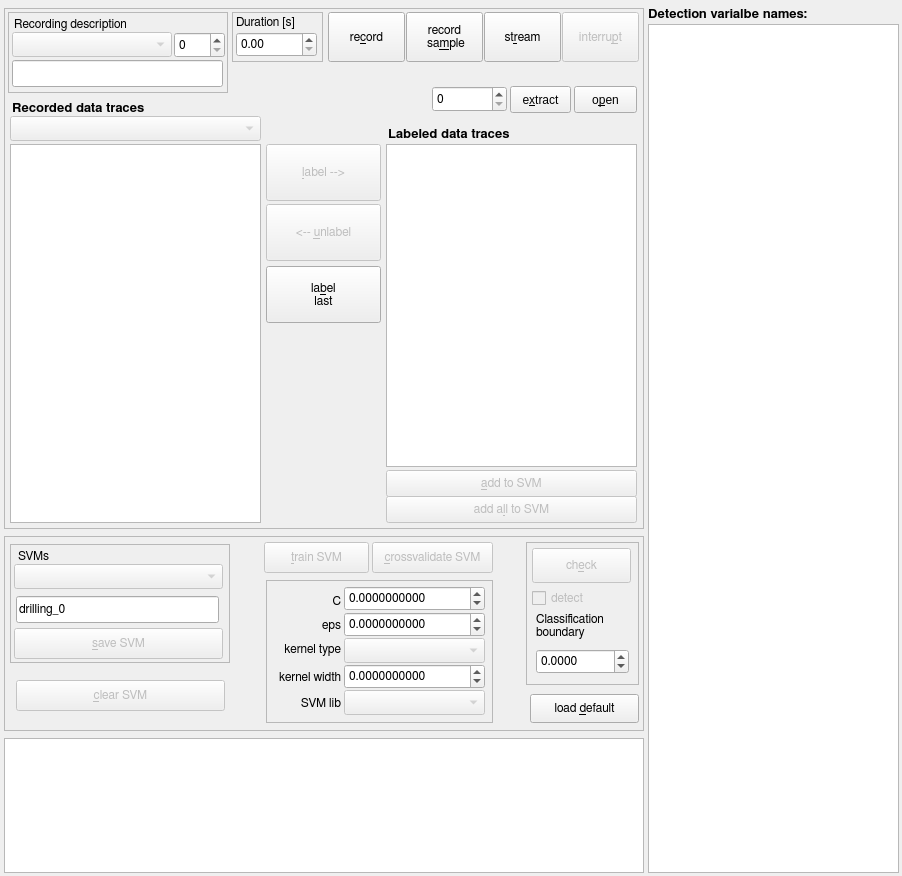
<?xml version="1.0" encoding="UTF-8"?>
<ui version="4.0">
 <class>task_monitor_gui</class>
 <widget class="QMainWindow" name="task_monitor_gui">
  <property name="geometry">
   <rect>
    <x>0</x>
    <y>0</y>
    <width>902</width>
    <height>876</height>
   </rect>
  </property>
  <property name="sizePolicy">
   <sizepolicy hsizetype="Fixed" vsizetype="Fixed">
    <horstretch>0</horstretch>
    <verstretch>0</verstretch>
   </sizepolicy>
  </property>
  <property name="windowTitle">
   <string>Task Monitor GUI</string>
  </property>
  <widget class="QWidget" name="centralwidget">
   <widget class="QTextEdit" name="status_text_edit_">
    <property name="geometry">
     <rect>
      <x>4</x>
      <y>738</y>
      <width>640</width>
      <height>135</height>
     </rect>
    </property>
    <property name="readOnly">
     <bool>true</bool>
    </property>
   </widget>
   <widget class="QFrame" name="frame">
    <property name="geometry">
     <rect>
      <x>4</x>
      <y>536</y>
      <width>640</width>
      <height>195</height>
     </rect>
    </property>
    <property name="font">
     <font>
      <family>FreeSans</family>
      <pointsize>9</pointsize>
     </font>
    </property>
    <property name="frameShape">
     <enum>QFrame::StyledPanel</enum>
    </property>
    <property name="frameShadow">
     <enum>QFrame::Raised</enum>
    </property>
    <widget class="QFrame" name="frame_2">
     <property name="geometry">
      <rect>
       <x>6</x>
       <y>8</y>
       <width>220</width>
       <height>119</height>
      </rect>
     </property>
     <property name="frameShape">
      <enum>QFrame::StyledPanel</enum>
     </property>
     <property name="frameShadow">
      <enum>QFrame::Raised</enum>
     </property>
     <widget class="QComboBox" name="svm_box_">
      <property name="enabled">
       <bool>false</bool>
      </property>
      <property name="geometry">
       <rect>
        <x>4</x>
        <y>20</y>
        <width>209</width>
        <height>25</height>
       </rect>
      </property>
      <property name="font">
       <font>
        <family>FreeSans</family>
        <pointsize>9</pointsize>
       </font>
      </property>
      <property name="insertPolicy">
       <enum>QComboBox::InsertAlphabetically</enum>
      </property>
      <property name="duplicatesEnabled">
       <bool>true</bool>
      </property>
     </widget>
     <widget class="QLabel" name="label">
      <property name="geometry">
       <rect>
        <x>8</x>
        <y>4</y>
        <width>155</width>
        <height>16</height>
       </rect>
      </property>
      <property name="font">
       <font>
        <family>FreeSans</family>
        <pointsize>9</pointsize>
       </font>
      </property>
      <property name="text">
       <string>SVMs</string>
      </property>
     </widget>
     <widget class="QPushButton" name="save_button_">
      <property name="enabled">
       <bool>false</bool>
      </property>
      <property name="geometry">
       <rect>
        <x>4</x>
        <y>84</y>
        <width>209</width>
        <height>31</height>
       </rect>
      </property>
      <property name="font">
       <font>
        <family>FreeSans</family>
        <pointsize>9</pointsize>
       </font>
      </property>
      <property name="text">
       <string>&amp;save SVM</string>
      </property>
      <property name="checkable">
       <bool>false</bool>
      </property>
     </widget>
     <widget class="QLineEdit" name="svm_name_">
      <property name="geometry">
       <rect>
        <x>6</x>
        <y>52</y>
        <width>203</width>
        <height>27</height>
       </rect>
      </property>
      <property name="text">
       <string>drilling_0</string>
      </property>
     </widget>
    </widget>
    <widget class="QFrame" name="frame_6">
     <property name="geometry">
      <rect>
       <x>522</x>
       <y>6</y>
       <width>113</width>
       <height>143</height>
      </rect>
     </property>
     <property name="frameShape">
      <enum>QFrame::StyledPanel</enum>
     </property>
     <property name="frameShadow">
      <enum>QFrame::Raised</enum>
     </property>
     <widget class="QPushButton" name="check_button_">
      <property name="enabled">
       <bool>false</bool>
      </property>
      <property name="geometry">
       <rect>
        <x>6</x>
        <y>6</y>
        <width>99</width>
        <height>35</height>
       </rect>
      </property>
      <property name="font">
       <font>
        <family>FreeSans</family>
        <pointsize>9</pointsize>
       </font>
      </property>
      <property name="text">
       <string>ch&amp;eck</string>
      </property>
     </widget>
     <widget class="QCheckBox" name="detect_box_">
      <property name="enabled">
       <bool>false</bool>
      </property>
      <property name="geometry">
       <rect>
        <x>6</x>
        <y>46</y>
        <width>87</width>
        <height>20</height>
       </rect>
      </property>
      <property name="font">
       <font>
        <family>FreeSans</family>
        <pointsize>9</pointsize>
       </font>
      </property>
      <property name="text">
       <string>detect</string>
      </property>
     </widget>
     <widget class="QDoubleSpinBox" name="svm_boundary_spin_box_">
      <property name="geometry">
       <rect>
        <x>10</x>
        <y>107</y>
        <width>93</width>
        <height>25</height>
       </rect>
      </property>
      <property name="font">
       <font>
        <family>FreeSans</family>
        <pointsize>9</pointsize>
       </font>
      </property>
      <property name="decimals">
       <number>4</number>
      </property>
      <property name="minimum">
       <double>-999.999900000000025</double>
      </property>
      <property name="maximum">
       <double>999.999900000000025</double>
      </property>
     </widget>
     <widget class="QLabel" name="label_6">
      <property name="geometry">
       <rect>
        <x>10</x>
        <y>68</y>
        <width>83</width>
        <height>31</height>
       </rect>
      </property>
      <property name="font">
       <font>
        <family>FreeSans</family>
        <pointsize>9</pointsize>
       </font>
      </property>
      <property name="text">
       <string>Classification
boundary</string>
      </property>
     </widget>
    </widget>
    <widget class="QFrame" name="frame_7">
     <property name="geometry">
      <rect>
       <x>262</x>
       <y>44</y>
       <width>227</width>
       <height>143</height>
      </rect>
     </property>
     <property name="frameShape">
      <enum>QFrame::StyledPanel</enum>
     </property>
     <property name="frameShadow">
      <enum>QFrame::Raised</enum>
     </property>
     <widget class="QLabel" name="label_7">
      <property name="geometry">
       <rect>
        <x>0</x>
        <y>10</y>
        <width>75</width>
        <height>23</height>
       </rect>
      </property>
      <property name="font">
       <font>
        <family>FreeSans</family>
        <pointsize>9</pointsize>
       </font>
      </property>
      <property name="text">
       <string>C</string>
      </property>
      <property name="alignment">
       <set>Qt::AlignRight|Qt::AlignTrailing|Qt::AlignVCenter</set>
      </property>
     </widget>
     <widget class="QLabel" name="label_8">
      <property name="geometry">
       <rect>
        <x>0</x>
        <y>34</y>
        <width>75</width>
        <height>23</height>
       </rect>
      </property>
      <property name="font">
       <font>
        <family>FreeSans</family>
        <pointsize>9</pointsize>
       </font>
      </property>
      <property name="text">
       <string>eps</string>
      </property>
      <property name="alignment">
       <set>Qt::AlignRight|Qt::AlignTrailing|Qt::AlignVCenter</set>
      </property>
     </widget>
     <widget class="QLabel" name="label_9">
      <property name="geometry">
       <rect>
        <x>0</x>
        <y>86</y>
        <width>75</width>
        <height>23</height>
       </rect>
      </property>
      <property name="font">
       <font>
        <family>FreeSans</family>
        <pointsize>9</pointsize>
       </font>
      </property>
      <property name="text">
       <string>kernel width</string>
      </property>
      <property name="alignment">
       <set>Qt::AlignRight|Qt::AlignTrailing|Qt::AlignVCenter</set>
      </property>
     </widget>
     <widget class="QLabel" name="label_10">
      <property name="geometry">
       <rect>
        <x>0</x>
        <y>58</y>
        <width>75</width>
        <height>23</height>
       </rect>
      </property>
      <property name="font">
       <font>
        <family>FreeSans</family>
        <pointsize>9</pointsize>
       </font>
      </property>
      <property name="text">
       <string>kernel type</string>
      </property>
      <property name="alignment">
       <set>Qt::AlignRight|Qt::AlignTrailing|Qt::AlignVCenter</set>
      </property>
     </widget>
     <widget class="QLabel" name="label_11">
      <property name="geometry">
       <rect>
        <x>0</x>
        <y>112</y>
        <width>75</width>
        <height>23</height>
       </rect>
      </property>
      <property name="font">
       <font>
        <family>FreeSans</family>
        <pointsize>9</pointsize>
       </font>
      </property>
      <property name="text">
       <string>SVM lib</string>
      </property>
      <property name="alignment">
       <set>Qt::AlignRight|Qt::AlignTrailing|Qt::AlignVCenter</set>
      </property>
     </widget>
     <widget class="QDoubleSpinBox" name="svm_c_sbox_">
      <property name="geometry">
       <rect>
        <x>78</x>
        <y>6</y>
        <width>141</width>
        <height>25</height>
       </rect>
      </property>
      <property name="font">
       <font>
        <family>FreeSans</family>
        <pointsize>9</pointsize>
       </font>
      </property>
      <property name="styleSheet">
       <string notr="true"/>
      </property>
      <property name="decimals">
       <number>10</number>
      </property>
      <property name="minimum">
       <double>-999999999.999999046325684</double>
      </property>
      <property name="maximum">
       <double>1000000000.000000000000000</double>
      </property>
     </widget>
     <widget class="QDoubleSpinBox" name="svm_eps_sbox_">
      <property name="geometry">
       <rect>
        <x>78</x>
        <y>32</y>
        <width>141</width>
        <height>25</height>
       </rect>
      </property>
      <property name="font">
       <font>
        <family>FreeSans</family>
        <pointsize>9</pointsize>
       </font>
      </property>
      <property name="decimals">
       <number>10</number>
      </property>
      <property name="minimum">
       <double>-999999999.999999046325684</double>
      </property>
      <property name="maximum">
       <double>999.999900000000025</double>
      </property>
     </widget>
     <widget class="QDoubleSpinBox" name="kernel_width_sbox_">
      <property name="geometry">
       <rect>
        <x>78</x>
        <y>84</y>
        <width>141</width>
        <height>25</height>
       </rect>
      </property>
      <property name="font">
       <font>
        <family>FreeSans</family>
        <pointsize>9</pointsize>
       </font>
      </property>
      <property name="decimals">
       <number>10</number>
      </property>
      <property name="minimum">
       <double>-999999999.999999046325684</double>
      </property>
      <property name="maximum">
       <double>999.999900000000025</double>
      </property>
     </widget>
     <widget class="QComboBox" name="kernel_type_box_">
      <property name="enabled">
       <bool>false</bool>
      </property>
      <property name="geometry">
       <rect>
        <x>78</x>
        <y>58</y>
        <width>141</width>
        <height>25</height>
       </rect>
      </property>
      <property name="font">
       <font>
        <family>FreeSans</family>
        <pointsize>9</pointsize>
       </font>
      </property>
      <property name="layoutDirection">
       <enum>Qt::LeftToRight</enum>
      </property>
      <property name="insertPolicy">
       <enum>QComboBox::InsertAlphabetically</enum>
      </property>
      <property name="duplicatesEnabled">
       <bool>false</bool>
      </property>
     </widget>
     <widget class="QComboBox" name="svm_lib_box_">
      <property name="enabled">
       <bool>false</bool>
      </property>
      <property name="geometry">
       <rect>
        <x>78</x>
        <y>110</y>
        <width>141</width>
        <height>25</height>
       </rect>
      </property>
      <property name="font">
       <font>
        <family>FreeSans</family>
        <pointsize>9</pointsize>
       </font>
      </property>
      <property name="insertPolicy">
       <enum>QComboBox::InsertAlphabetically</enum>
      </property>
      <property name="duplicatesEnabled">
       <bool>false</bool>
      </property>
     </widget>
    </widget>
    <widget class="QPushButton" name="train_button_">
     <property name="enabled">
      <bool>false</bool>
     </property>
     <property name="geometry">
      <rect>
       <x>260</x>
       <y>6</y>
       <width>105</width>
       <height>31</height>
      </rect>
     </property>
     <property name="font">
      <font>
       <family>FreeSans</family>
       <pointsize>9</pointsize>
      </font>
     </property>
     <property name="text">
      <string>&amp;train SVM</string>
     </property>
     <property name="checkable">
      <bool>false</bool>
     </property>
    </widget>
    <widget class="QPushButton" name="default_button_">
     <property name="enabled">
      <bool>true</bool>
     </property>
     <property name="geometry">
      <rect>
       <x>526</x>
       <y>158</y>
       <width>109</width>
       <height>29</height>
      </rect>
     </property>
     <property name="font">
      <font>
       <family>FreeSans</family>
       <pointsize>9</pointsize>
      </font>
     </property>
     <property name="text">
      <string>load &amp;default</string>
     </property>
     <property name="checkable">
      <bool>false</bool>
     </property>
    </widget>
    <widget class="QPushButton" name="clear_svm_button_">
     <property name="enabled">
      <bool>false</bool>
     </property>
     <property name="geometry">
      <rect>
       <x>12</x>
       <y>144</y>
       <width>209</width>
       <height>31</height>
      </rect>
     </property>
     <property name="font">
      <font>
       <family>FreeSans</family>
       <pointsize>9</pointsize>
      </font>
     </property>
     <property name="text">
      <string>&amp;clear SVM</string>
     </property>
     <property name="checkable">
      <bool>false</bool>
     </property>
    </widget>
    <widget class="QPushButton" name="crossvalidate_svm_button_">
     <property name="enabled">
      <bool>false</bool>
     </property>
     <property name="geometry">
      <rect>
       <x>368</x>
       <y>6</y>
       <width>121</width>
       <height>31</height>
      </rect>
     </property>
     <property name="font">
      <font>
       <family>FreeSans</family>
       <pointsize>9</pointsize>
      </font>
     </property>
     <property name="text">
      <string>&amp;crossvalidate SVM</string>
     </property>
     <property name="checkable">
      <bool>false</bool>
     </property>
    </widget>
   </widget>
   <widget class="QFrame" name="frame_3">
    <property name="geometry">
     <rect>
      <x>4</x>
      <y>8</y>
      <width>640</width>
      <height>521</height>
     </rect>
    </property>
    <property name="frameShape">
     <enum>QFrame::StyledPanel</enum>
    </property>
    <property name="frameShadow">
     <enum>QFrame::Raised</enum>
    </property>
    <widget class="QFrame" name="frame_4">
     <property name="geometry">
      <rect>
       <x>4</x>
       <y>4</y>
       <width>220</width>
       <height>81</height>
      </rect>
     </property>
     <property name="frameShape">
      <enum>QFrame::StyledPanel</enum>
     </property>
     <property name="frameShadow">
      <enum>QFrame::Raised</enum>
     </property>
     <widget class="QComboBox" name="description_cbox_">
      <property name="enabled">
       <bool>false</bool>
      </property>
      <property name="geometry">
       <rect>
        <x>4</x>
        <y>20</y>
        <width>160</width>
        <height>25</height>
       </rect>
      </property>
      <property name="font">
       <font>
        <family>FreeSans</family>
        <pointsize>9</pointsize>
       </font>
      </property>
      <property name="insertPolicy">
       <enum>QComboBox::InsertAlphabetically</enum>
      </property>
     </widget>
     <widget class="QSpinBox" name="id_spin_box_">
      <property name="geometry">
       <rect>
        <x>166</x>
        <y>20</y>
        <width>51</width>
        <height>26</height>
       </rect>
      </property>
      <property name="font">
       <font>
        <family>FreeSans</family>
        <pointsize>9</pointsize>
       </font>
      </property>
     </widget>
     <widget class="QLabel" name="label_2">
      <property name="geometry">
       <rect>
        <x>6</x>
        <y>4</y>
        <width>155</width>
        <height>16</height>
       </rect>
      </property>
      <property name="font">
       <font>
        <family>FreeSans</family>
        <pointsize>9</pointsize>
       </font>
      </property>
      <property name="text">
       <string>Recording description</string>
      </property>
     </widget>
     <widget class="QLineEdit" name="description_line_">
      <property name="geometry">
       <rect>
        <x>4</x>
        <y>48</y>
        <width>211</width>
        <height>27</height>
       </rect>
      </property>
      <property name="text">
       <string/>
      </property>
     </widget>
    </widget>
    <widget class="QFrame" name="frame_5">
     <property name="geometry">
      <rect>
       <x>228</x>
       <y>4</y>
       <width>91</width>
       <height>50</height>
      </rect>
     </property>
     <property name="frameShape">
      <enum>QFrame::StyledPanel</enum>
     </property>
     <property name="frameShadow">
      <enum>QFrame::Raised</enum>
     </property>
     <widget class="QDoubleSpinBox" name="duration_spin_box_">
      <property name="geometry">
       <rect>
        <x>4</x>
        <y>20</y>
        <width>81</width>
        <height>25</height>
       </rect>
      </property>
      <property name="font">
       <font>
        <family>FreeSans</family>
        <pointsize>9</pointsize>
       </font>
      </property>
     </widget>
     <widget class="QLabel" name="label_3">
      <property name="geometry">
       <rect>
        <x>4</x>
        <y>2</y>
        <width>83</width>
        <height>16</height>
       </rect>
      </property>
      <property name="font">
       <font>
        <family>FreeSans</family>
        <pointsize>9</pointsize>
       </font>
      </property>
      <property name="text">
       <string>Duration [s]</string>
      </property>
     </widget>
    </widget>
    <widget class="QPushButton" name="record_sample_button_">
     <property name="enabled">
      <bool>true</bool>
     </property>
     <property name="geometry">
      <rect>
       <x>402</x>
       <y>4</y>
       <width>77</width>
       <height>50</height>
      </rect>
     </property>
     <property name="font">
      <font>
       <family>FreeSans</family>
       <pointsize>9</pointsize>
      </font>
     </property>
     <property name="text">
      <string>record
 sa&amp;mple</string>
     </property>
    </widget>
    <widget class="QPushButton" name="record_button_">
     <property name="enabled">
      <bool>true</bool>
     </property>
     <property name="geometry">
      <rect>
       <x>324</x>
       <y>4</y>
       <width>77</width>
       <height>50</height>
      </rect>
     </property>
     <property name="font">
      <font>
       <family>FreeSans</family>
       <pointsize>9</pointsize>
      </font>
     </property>
     <property name="text">
      <string>re&amp;cord</string>
     </property>
     <property name="checkable">
      <bool>false</bool>
     </property>
    </widget>
    <widget class="QPushButton" name="interrupt_button_">
     <property name="enabled">
      <bool>false</bool>
     </property>
     <property name="geometry">
      <rect>
       <x>558</x>
       <y>4</y>
       <width>77</width>
       <height>50</height>
      </rect>
     </property>
     <property name="font">
      <font>
       <family>FreeSans</family>
       <pointsize>9</pointsize>
      </font>
     </property>
     <property name="text">
      <string>interru&amp;pt</string>
     </property>
    </widget>
    <widget class="QPushButton" name="stream_button_">
     <property name="enabled">
      <bool>true</bool>
     </property>
     <property name="geometry">
      <rect>
       <x>480</x>
       <y>4</y>
       <width>77</width>
       <height>50</height>
      </rect>
     </property>
     <property name="font">
      <font>
       <family>FreeSans</family>
       <pointsize>9</pointsize>
      </font>
     </property>
     <property name="text">
      <string>st&amp;ream</string>
     </property>
    </widget>
    <widget class="QListWidget" name="unlabeled_list_">
     <property name="geometry">
      <rect>
       <x>6</x>
       <y>136</y>
       <width>251</width>
       <height>379</height>
      </rect>
     </property>
     <property name="font">
      <font>
       <family>FreeSans</family>
       <pointsize>9</pointsize>
      </font>
     </property>
     <property name="alternatingRowColors">
      <bool>true</bool>
     </property>
     <property name="selectionMode">
      <enum>QAbstractItemView::MultiSelection</enum>
     </property>
     <property name="sortingEnabled">
      <bool>true</bool>
     </property>
    </widget>
    <widget class="QLabel" name="label_4">
     <property name="geometry">
      <rect>
       <x>8</x>
       <y>92</y>
       <width>245</width>
       <height>16</height>
      </rect>
     </property>
     <property name="font">
      <font>
       <family>FreeSans</family>
       <pointsize>10</pointsize>
       <weight>75</weight>
       <bold>true</bold>
      </font>
     </property>
     <property name="text">
      <string>Recorded data traces</string>
     </property>
    </widget>
    <widget class="QListWidget" name="labeled_list_">
     <property name="geometry">
      <rect>
       <x>382</x>
       <y>136</y>
       <width>251</width>
       <height>323</height>
      </rect>
     </property>
     <property name="font">
      <font>
       <family>FreeSans</family>
       <pointsize>9</pointsize>
      </font>
     </property>
     <property name="selectionMode">
      <enum>QAbstractItemView::MultiSelection</enum>
     </property>
     <property name="sortingEnabled">
      <bool>true</bool>
     </property>
    </widget>
    <widget class="QLabel" name="label_5">
     <property name="geometry">
      <rect>
       <x>384</x>
       <y>118</y>
       <width>247</width>
       <height>16</height>
      </rect>
     </property>
     <property name="font">
      <font>
       <family>FreeSans</family>
       <pointsize>10</pointsize>
       <weight>75</weight>
       <bold>true</bold>
      </font>
     </property>
     <property name="text">
      <string>Labeled data traces</string>
     </property>
    </widget>
    <widget class="QPushButton" name="add_all_button_">
     <property name="enabled">
      <bool>false</bool>
     </property>
     <property name="geometry">
      <rect>
       <x>382</x>
       <y>488</y>
       <width>251</width>
       <height>27</height>
      </rect>
     </property>
     <property name="font">
      <font>
       <family>FreeSans</family>
       <pointsize>9</pointsize>
      </font>
     </property>
     <property name="text">
      <string>add a&amp;ll to SVM</string>
     </property>
    </widget>
    <widget class="QPushButton" name="label_button_">
     <property name="enabled">
      <bool>false</bool>
     </property>
     <property name="geometry">
      <rect>
       <x>262</x>
       <y>136</y>
       <width>115</width>
       <height>57</height>
      </rect>
     </property>
     <property name="font">
      <font>
       <family>FreeSans</family>
       <pointsize>9</pointsize>
      </font>
     </property>
     <property name="text">
      <string>&amp;label --&gt;</string>
     </property>
    </widget>
    <widget class="QPushButton" name="add_button_">
     <property name="enabled">
      <bool>false</bool>
     </property>
     <property name="geometry">
      <rect>
       <x>382</x>
       <y>462</y>
       <width>251</width>
       <height>27</height>
      </rect>
     </property>
     <property name="font">
      <font>
       <family>FreeSans</family>
       <pointsize>9</pointsize>
      </font>
     </property>
     <property name="text">
      <string>&amp;add to SVM</string>
     </property>
     <property name="checkable">
      <bool>false</bool>
     </property>
    </widget>
    <widget class="QComboBox" name="data_sample_description_box_">
     <property name="enabled">
      <bool>false</bool>
     </property>
     <property name="geometry">
      <rect>
       <x>6</x>
       <y>108</y>
       <width>251</width>
       <height>25</height>
      </rect>
     </property>
     <property name="font">
      <font>
       <family>FreeSans</family>
       <pointsize>9</pointsize>
      </font>
     </property>
     <property name="insertPolicy">
      <enum>QComboBox::InsertAlphabetically</enum>
     </property>
    </widget>
    <widget class="QPushButton" name="unlabel_button_">
     <property name="enabled">
      <bool>false</bool>
     </property>
     <property name="geometry">
      <rect>
       <x>262</x>
       <y>196</y>
       <width>115</width>
       <height>57</height>
      </rect>
     </property>
     <property name="font">
      <font>
       <family>FreeSans</family>
       <pointsize>9</pointsize>
      </font>
     </property>
     <property name="text">
      <string>&lt;-- &amp;unlabel</string>
     </property>
    </widget>
    <widget class="QPushButton" name="label_last_button_">
     <property name="enabled">
      <bool>true</bool>
     </property>
     <property name="geometry">
      <rect>
       <x>262</x>
       <y>258</y>
       <width>115</width>
       <height>57</height>
      </rect>
     </property>
     <property name="font">
      <font>
       <family>FreeSans</family>
       <pointsize>9</pointsize>
      </font>
     </property>
     <property name="text">
      <string>la&amp;bel
last</string>
     </property>
    </widget>
    <widget class="QSpinBox" name="extract_index_spin_box_">
     <property name="geometry">
      <rect>
       <x>428</x>
       <y>78</y>
       <width>75</width>
       <height>26</height>
      </rect>
     </property>
     <property name="font">
      <font>
       <family>FreeSans</family>
       <pointsize>9</pointsize>
      </font>
     </property>
     <property name="maximum">
      <number>20000</number>
     </property>
    </widget>
    <widget class="QPushButton" name="extract_button_">
     <property name="geometry">
      <rect>
       <x>506</x>
       <y>78</y>
       <width>61</width>
       <height>27</height>
      </rect>
     </property>
     <property name="text">
      <string>e&amp;xtract</string>
     </property>
    </widget>
    <widget class="QPushButton" name="open_button_">
     <property name="geometry">
      <rect>
       <x>570</x>
       <y>78</y>
       <width>63</width>
       <height>27</height>
      </rect>
     </property>
     <property name="text">
      <string>o&amp;pen</string>
     </property>
    </widget>
   </widget>
   <widget class="QListWidget" name="detection_variable_name_list_">
    <property name="geometry">
     <rect>
      <x>648</x>
      <y>24</y>
      <width>251</width>
      <height>849</height>
     </rect>
    </property>
    <property name="font">
     <font>
      <family>FreeSans</family>
      <pointsize>8</pointsize>
     </font>
    </property>
    <property name="selectionMode">
     <enum>QAbstractItemView::MultiSelection</enum>
    </property>
    <property name="sortingEnabled">
     <bool>true</bool>
    </property>
   </widget>
   <widget class="QLabel" name="label_12">
    <property name="geometry">
     <rect>
      <x>648</x>
      <y>6</y>
      <width>247</width>
      <height>16</height>
     </rect>
    </property>
    <property name="font">
     <font>
      <family>FreeSans</family>
      <pointsize>10</pointsize>
      <weight>75</weight>
      <bold>true</bold>
     </font>
    </property>
    <property name="text">
     <string>Detection varialbe names:</string>
    </property>
   </widget>
  </widget>
 </widget>
 <resources/>
 <connections/>
</ui>
